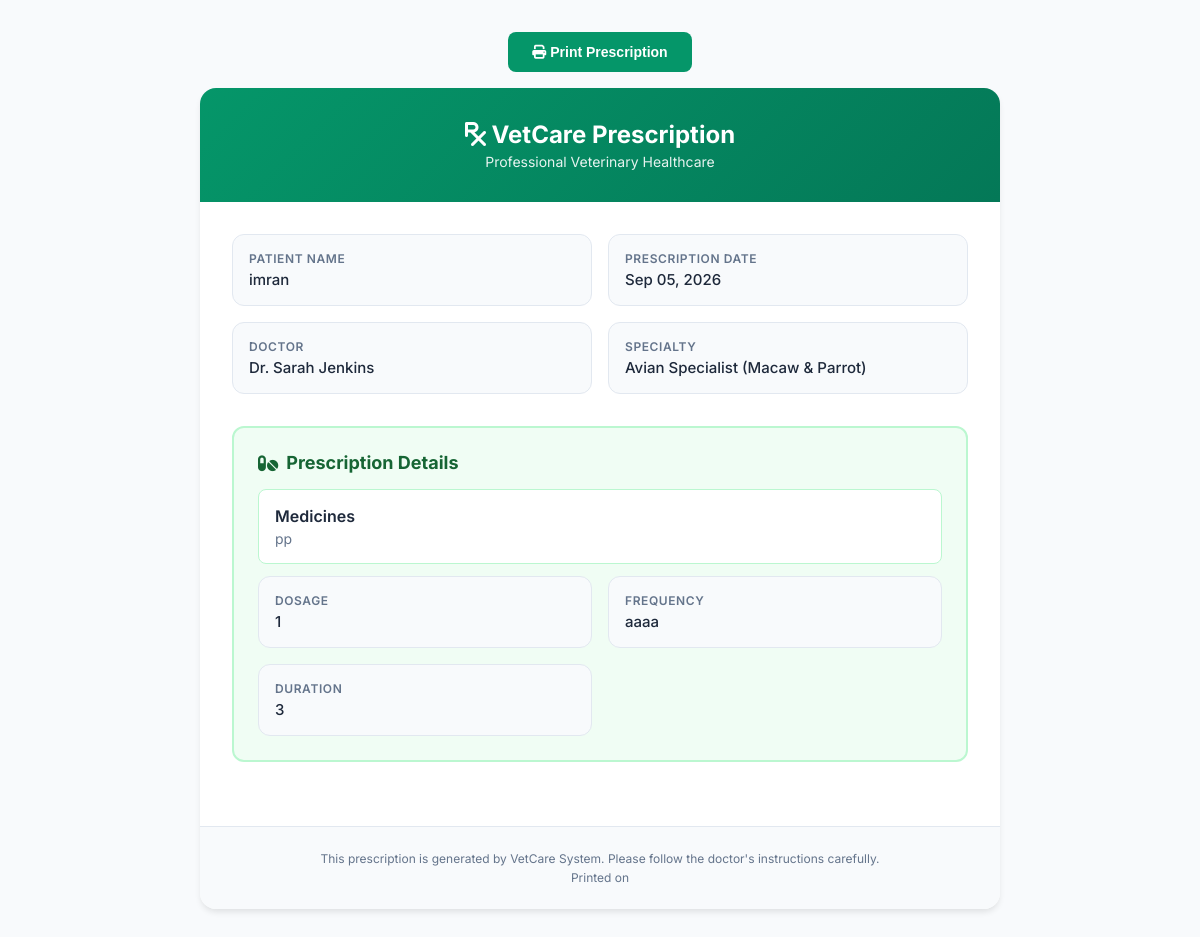
Page /prescription/print/10/ (signed in) on the committed database.
### patient/models.py (models this page shows, shortened)
class MedicalHistory(models.Model):
    patient = models.ForeignKey(Patient, on_delete=models.CASCADE, related_name='medical_histories')
    appointment = models.ForeignKey('booking.Appointment', on_delete=models.SET_NULL, null=True, blank=True, related_name='medical_histories')
    diagnosis = models.TextField()
    notes = models.TextField(blank=True)
    medical_suggestion = models.TextField(blank=True)
    medicines = models.TextField(blank=True)
    dosage = models.TextField(blank=True)
    frequency = models.CharField(max_length=100, blank=True)
    duration = models.CharField(max_length=100, blank=True)
    date = models.DateField()
    created_at = models.DateTimeField(auto_now_add=True)

class Patient(models.Model):
    user = models.OneToOneField(settings.AUTH_USER_MODEL, on_delete=models.CASCADE, related_name='patient_profile')
    pet_name = models.CharField(max_length=100)
    species = models.CharField(max_length=100)
    breed = models.CharField(max_length=100, blank=True)
    age = models.IntegerField(null=True, blank=True)
    weight = models.DecimalField(max_digits=5, decimal_places=2, null=True, blank=True)
    medical_history = models.TextField(blank=True)
    created_at = models.DateTimeField(auto_now_add=True)

### accounts/models.py (models this page shows, shortened)
class User(AbstractUser):
    ROLE_CHOICES = (
        ('PATIENT', 'Patient'),
        ('DOCTOR', 'Doctor'),
        ('ADMIN', 'Admin'),
    )
    role = models.CharField(max_length=20, choices=ROLE_CHOICES, default='PATIENT')
    phone = models.CharField(max_length=20, blank=True)
    country_code = models.CharField(max_length=5, default='+880', blank=True)
    address = models.TextField(blank=True)
    created_at = models.DateTimeField(auto_now_add=True)

### booking/models.py (models this page shows, shortened)
class Appointment(models.Model):
    STATUS_CHOICES = (
        ('PENDING', 'Pending'),
        ('CONFIRMED', 'Confirmed'),
        ('COMPLETED', 'Completed'),
        ('CANCELLED', 'Cancelled'),
    )
    patient = models.ForeignKey('patient.Patient', on_delete=models.CASCADE, related_name='appointments')
    doctor = models.ForeignKey('vet.Doctor', on_delete=models.CASCADE, related_name='appointments')
    date = models.DateField()
    time = models.TimeField()
    status = models.CharField(max_length=20, choices=STATUS_CHOICES, default='PENDING')
    fee = models.DecimalField(max_digits=8, decimal_places=2, default=1500.00)
    notes = models.TextField(blank=True)
    created_at = models.DateTimeField(auto_now_add=True)
    updated_at = models.DateTimeField(auto_now=True)
    class Meta:
        ordering = ['-date', '-time']

### vet/models.py (models this page shows, shortened)
class Doctor(models.Model):
    user = models.OneToOneField(settings.AUTH_USER_MODEL, on_delete=models.CASCADE, related_name='doctor_profile')
    specialty = models.CharField(max_length=100)
    experience_years = models.IntegerField(default=0)
    qualification = models.CharField(max_length=200, blank=True)
    license_number = models.CharField(max_length=50, blank=True)
    consultation_fee = models.DecimalField(max_digits=8, decimal_places=2, default=1500.00)
    bio = models.TextField(blank=True)
    is_active = models.BooleanField(default=True)
    created_at = models.DateTimeField(auto_now_add=True)

### patient/views.py (the view, shortened to what this page needs)
# urls.py: path('prescription/print/<int:history_id>/', views.print_prescription, name='print_prescription'),
@login_required
def print_prescription(request, history_id):
    prescription = None
    patient = None
    if request.user.role == 'PATIENT':
        try:
            patient = request.user.patient_profile
            prescription = MedicalHistory.objects.get(id=history_id, patient=patient)
        except (Patient.DoesNotExist, MedicalHistory.DoesNotExist):
            messages.error(request, 'Prescription not found.')
            return redirect('my_prescriptions')
    else:
        return render(request, '403.html', status=403)
    context = {
        'patient': patient,
        'prescription': prescription,
    }
    return render(request, 'print_prescription.html', context)

### vetcure/templates/print_prescription.html (shortened to what this page needs)
<!DOCTYPE html>
<html lang="en">
<head>
    <link rel="stylesheet" href="https://cdnjs.cloudflare.com/ajax/libs/font-awesome/6.4.0/css/all.min.css">
</head>
<body>
    <div class="no-print">
        <button onclick="window.print()"><i class="fa-solid fa-print"></i> Print Prescription</button>
    </div>
    <div class="prescription-box">
        <div class="header">
            <h1><i class="fa-solid fa-prescription"></i> VetCare Prescription</h1>
            <p>Professional Veterinary Healthcare</p>
        </div>
        <div class="content">
            <div class="info-grid">
                <div class="info-item">
                    <div class="info-label">Patient Name</div>
                    <div class="info-value">{{ prescription.patient.user.get_full_name }}</div>
                </div>
                <div class="info-item">
                    <div class="info-label">Prescription Date</div>
                    <div class="info-value">{{ prescription.date|date:"M d, Y" }}</div>
                </div>
                {% if prescription.appointment %}
                <div class="info-item">
                    <div class="info-label">Doctor</div>
                    <div class="info-value">Dr. {{ prescription.appointment.doctor.user.get_full_name }}</div>
                </div>
                <div class="info-item">
                    <div class="info-label">Specialty</div>
                    <div class="info-value">{{ prescription.appointment.doctor.specialty }}</div>
                </div>
                {% endif %}
            </div>
            <div class="prescription-section">
                <h2><i class="fa-solid fa-pills"></i> Prescription Details</h2>
                {% if prescription.medicines %}
                <div class="medicine-item">
                    <div class="medicine-name">Medicines</div>
                    <div class="medicine-details">{{ prescription.medicines|linebreaks }}</div>
                </div>
                {% endif %}
                <div class="info-grid" style="margin-bottom: 0;">
                    {% if prescription.dosage %}
                    <div class="info-item">
                        <div class="info-label">Dosage</div>
                        <div class="info-value">{{ prescription.dosage }}</div>
                    </div>
                    {% endif %}
                    {% if prescription.frequency %}
                    <div class="info-item">
                        <div class="info-label">Frequency</div>
                        <div class="info-value">{{ prescription.frequency }}</div>
                    </div>
                    {% endif %}
                    {% if prescription.duration %}
                    <div class="info-item">
                        <div class="info-label">Duration</div>
                        <div class="info-value">{{ prescription.duration }}</div>
                    </div>
                    {% endif %}
                </div>
            </div>
        </div>
        <div class="footer">
            <p>This prescription is generated by VetCare System. Please follow the doctor's instructions carefully.</p>
            <p style="margin-top: 0.25rem;">Printed on {{ "now"|date:"M d, Y h:i A" }}</p>
        </div>
    </div>
</body>
</html>

### vetcure/templates/print_prescription.html (style rules this page uses)
* { margin: 0; padding: 0; box-sizing: border-box; }
body { font-family: 'Inter', sans-serif; background: #f8fafc; padding: 2rem; }
.prescription-box { max-width: 800px; margin: 0 auto; background: white; border-radius: 16px; box-shadow: 0 4px 6px -1px rgba(0,0,0,0.1); overflow: hidden; }
.header { background: linear-gradient(135deg, #059669, #047857); color: white; padding: 2rem; text-align: center; }
.header h1 { font-size: 1.5rem; font-weight: 700; }
.header p { font-size: 0.875rem; opacity: 0.9; margin-top: 0.25rem; }
.content { padding: 2rem; }
.info-grid { display: grid; grid-template-columns: 1fr 1fr; gap: 1rem; margin-bottom: 2rem; }
.info-item { background: #f8fafc; padding: 1rem; border-radius: 12px; border: 1px solid #e2e8f0; }
.info-label { font-size: 0.75rem; font-weight: 600; color: #64748b; text-transform: uppercase; letter-spacing: 0.05em; margin-bottom: 0.25rem; }
.info-value { font-size: 0.9375rem; color: #1e293b; font-weight: 500; }
.prescription-section { background: #f0fdf4; border: 2px solid #bbf7d0; border-radius: 12px; padding: 1.5rem; margin-bottom: 2rem; }
.prescription-section h2 { font-size: 1.125rem; font-weight: 700; color: #166534; margin-bottom: 1rem; display: flex; align-items: center; gap: 0.5rem; }
.medicine-item { background: white; padding: 1rem; border-radius: 8px; border: 1px solid #bbf7d0; margin-bottom: 0.75rem; }
.medicine-name { font-weight: 600; color: #1e293b; margin-bottom: 0.25rem; }
.medicine-details { font-size: 0.875rem; color: #64748b; }
.footer { background: #f8fafc; padding: 1.5rem; text-align: center; border-top: 1px solid #e2e8f0; }
.footer p { font-size: 0.75rem; color: #64748b; }
.no-print { text-align: center; margin-bottom: 1rem; }
.no-print button { background: #059669; color: white; border: none; padding: 0.75rem 1.5rem; border-radius: 8px; font-size: 0.875rem; font-weight: 600; cursor: pointer; }

### rows in the picture
MedicalHistory: patient.user.get_full_name "imran", date "Sep 05, 2026", appointment.doctor.user.get_full_name "Sarah Jenkins", appointment.doctor.specialty "Avian Specialist (Macaw & Parrot)", medicines "pp", dosage "1", frequency "aaaa", duration "3"
